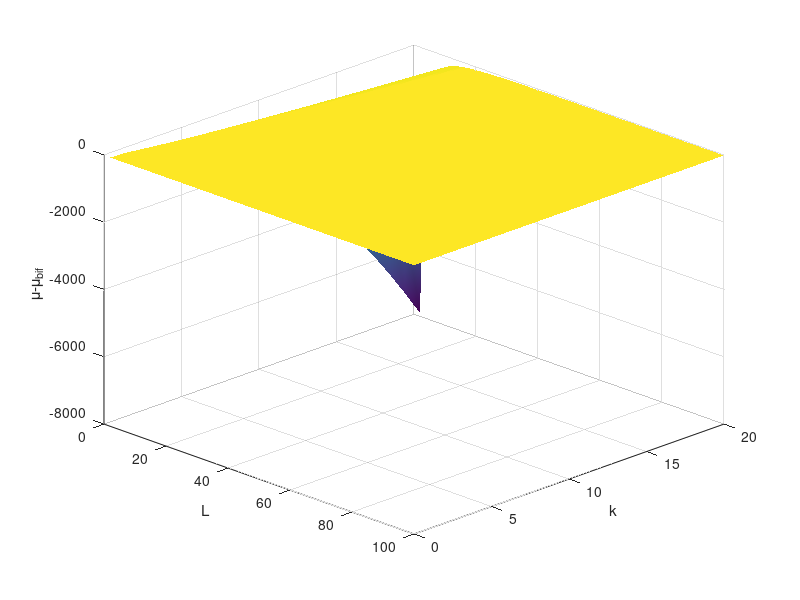

This figure's MATLAB source:
clc; clear; close all;

% ------------------------------------------------------------------------------------------
% ------------------------------------------------------------------------------------------

%% Description and configuration
% Find how different parameters (L, k, m, mu0) interact

% 1: bifurcation ( plots the exact point of bifurcation for varying L, k )
% 2: bifurcation threshold ( plot fourier modes VS. time, plot domain wall density VS. time, plot solution VS. time )
% 3: largest unstable ( uses the bifurcation regime mu - mu_bif to find the largest unstable mode k for varying mu just taken in a linear space )
% 4: largest unstable, varying in time ( uses the bifurcation regime mu - mu_bif to find the largest unstable mode k for varying epsilon, as time changes )

type = 1;

% ------------------------------------------------------------------------------------------
% ------------------------------------------------------------------------------------------

mu0 = -4;
m = 1;

function mu = mu_bif(mu0, k, L, m) 
    try
        mu = -mu0 + 2*(2*pi*k./L).^2 + 6*m^2;
    catch
        mu = -mu0 + 2*(2*pi*k/L).^2 + 6*m^2;
    end
end

mu = @(epsilon, t, mu0) epsilon*t + mu0;

switch type
    case 1 
        epsilon = 0.05;
        t = 2;
        
        [L,K] = meshgrid(linspace(2,100,300),0:20);
        diff = mu(epsilon, t, mu0) - mu_bif(mu0, K, L, m);
        
        figure; hold on
        surf(L,K,diff)
        shading interp
        view(45,30)

        xlabel('L')
        ylabel('k')
        zlabel('\mu-\mu_{bif}')

    case 2 
        [L,K] = meshgrid(linspace(2,100,300),0:20);
        
        figure; hold on
        for k = 0:10
            plot(L,mu_bif(mu0, k, L, m),'LineWidth',2)
        end
        
        xlabel('L')
        ylabel('\mu')
        title('Instability boundaries')

    case 3 
        Lvec  = linspace(2,100,300);
        muvec = linspace(0,20,300);
        [L,Mu] = meshgrid(Lvec,muvec);
        
        kmax = 30;
        k_unstable = NaN(size(L));
        
        % calculate unstable modes for each length L
        for i = 1:numel(L)
        
            L0  = L(i);
            mu_now = Mu(i);
        
            unstable = [];
            for k = 0:kmax
        
                diff = mu_now - mu_bif(mu0, k, L0, m);
        
                if diff > 0
                    unstable(end+1) = k;
                end
            end
        
            if ~isempty(unstable)
                k_unstable(i) = max(unstable);
            end
        end
        
        figure
        imagesc(Lvec,muvec,k_unstable)
        set(gca,'YDir','normal')
        xlabel('L')
        ylabel('\mu')
        title('Largest unstable mode')
        colorbar

    case 4 
        Lvec  = linspace(2,100,200);
        epsvec = linspace(0,5,200);
        [L,Eps] = meshgrid(Lvec,epsvec);
        
        kmax = 30;
        k_unstable = NaN(size(L));
        k_fast = NaN(size(L));

        % time discretization
        t0 = -2.0;
        T = 150;
        dt = 0.1;
        t = t0:dt:T;
        num_time_steps = length(t);
                
        % Video setup
        save_video = true;
        video_filename = sprintf('CH1D_parameter_bif');
        
        if save_video
            v = VideoWriter(video_filename, 'Motion JPEG AVI');
            v.FrameRate = 15;  % Target frames per second
            v.Quality = 100;
            open(v);
        end

        % figure setup
        fig = figure('Position',[100 100 600 600]);
        set(fig,'Resize','off');
        
        unstable_modes = imagesc(Lvec,epsvec,k_unstable);
        hold on
        % fastest_modes = contour(L,Eps,k_fast,0:1:kmax,'k','LineWidth',1.5);
        set(gca,'YDir','normal')
        xlabel('L')
        ylabel('\epsilon')
        mu_min = Eps(1)*t0 + mu0;
        mu_max = Eps(end)*t0 + mu0;

        hTitle = title(sprintf('Largest unstable mode,   t = %.3f,   %.3f < \\mu <   %.3f', t0, mu_min, mu_max));
        colorbar
                
        % calculate unstable modes for each length L
        for n = 1:num_time_steps
            t_curr = t(n);
            mu_min = Eps(1)*t_curr + mu0;
            mu_max = Eps(end)*t_curr + mu0;

            hTitle = title(sprintf('Largest unstable mode,   t = %.3f,   %.3f < \\mu <   %.3f', t_curr, mu_min, mu_max));

            for i = 1:numel(L)
            
                L0  = L(i);
                eps = Eps(i);
                mu_now = eps*t_curr + mu0;

                % all unstable modes (later take max)
                unstable = [];
                for k = 0:kmax
            
                    diff = mu_now - mu_bif(mu0, k, L0, m);
            
                    if diff > 0
                        unstable(end+1) = k;
                    end
                end
            
                if ~isempty(unstable)
                    k_unstable(i) = max(unstable);
                end

                % fastest-growing mode
                if mu_now > 3*m^2
                    k_fast(i) = L0/(2*pi) * sqrt((mu_now - 3*m^2)/2);
                end

            end

            % update plotting
            unstable_modes.CData = k_unstable;

            % k_fast_int = round(k_fast);
            % delete(fastest_modes)
            % fastest_modes = contour(L,Eps,k_fast_int,0:1:kmax,'k','LineWidth',1.5);
            drawnow limitrate 
            
            if save_video
                % Capture the current high-res figure frame and write to file
                frame = getframe(fig,[0 0 600 600]);
                writeVideo(v, frame);
            end

        end

    otherwise
        error('Invalid graph selection');
end

grid on
